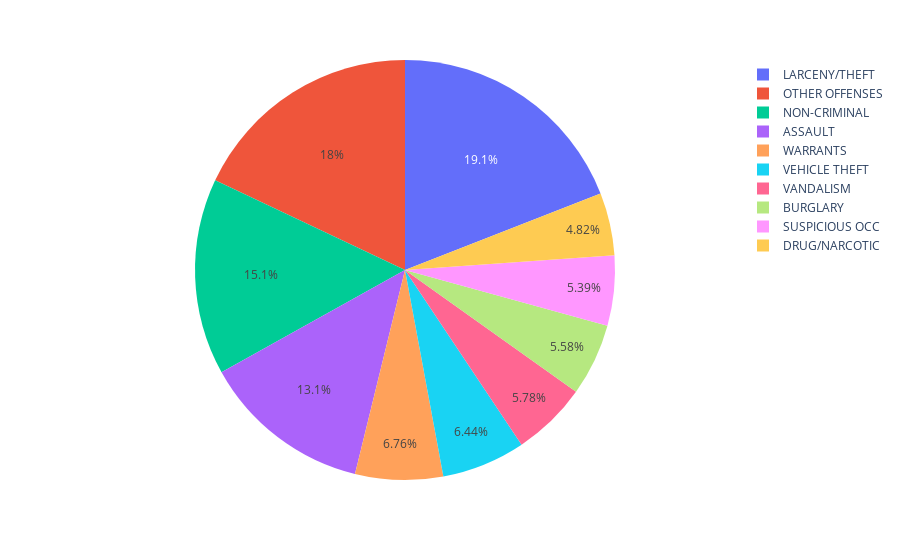

Notebook source saved alongside this figure:
### Code cell
category_count_top_10 = category_count.head(10)
px.pie(category_count_top_10,'Category','Case Count')

### Figure 1 — Plotly figure (JSON) as saved in the notebook; plotly's stock layout.template omitted (floating-point values rounded to 4 significant figures)
{"data": [{"domain": {"x": [0, 1], "y": [0, 1]}, "hovertemplate": "Category=%{label}<br>Case Count=%{value}<extra></extra>", "labels": ["LARCENY/THEFT", "OTHER OFFENSES", "NON-CRIMINAL", "ASSAULT", "WARRANTS", "VEHICLE THEFT", "VANDALISM", "BURGLARY", "SUSPICIOUS OCC", "DRUG/NARCOTIC"], "legendgroup": "", "name": "", "showlegend": true, "type": "pie", "values": [1566, 1476, 1242, 1075, 555, 529, 475, 458, 443, 396]}], "layout": {"legend": {"tracegroupgap": 0}, "margin": {"t": 60}}}
